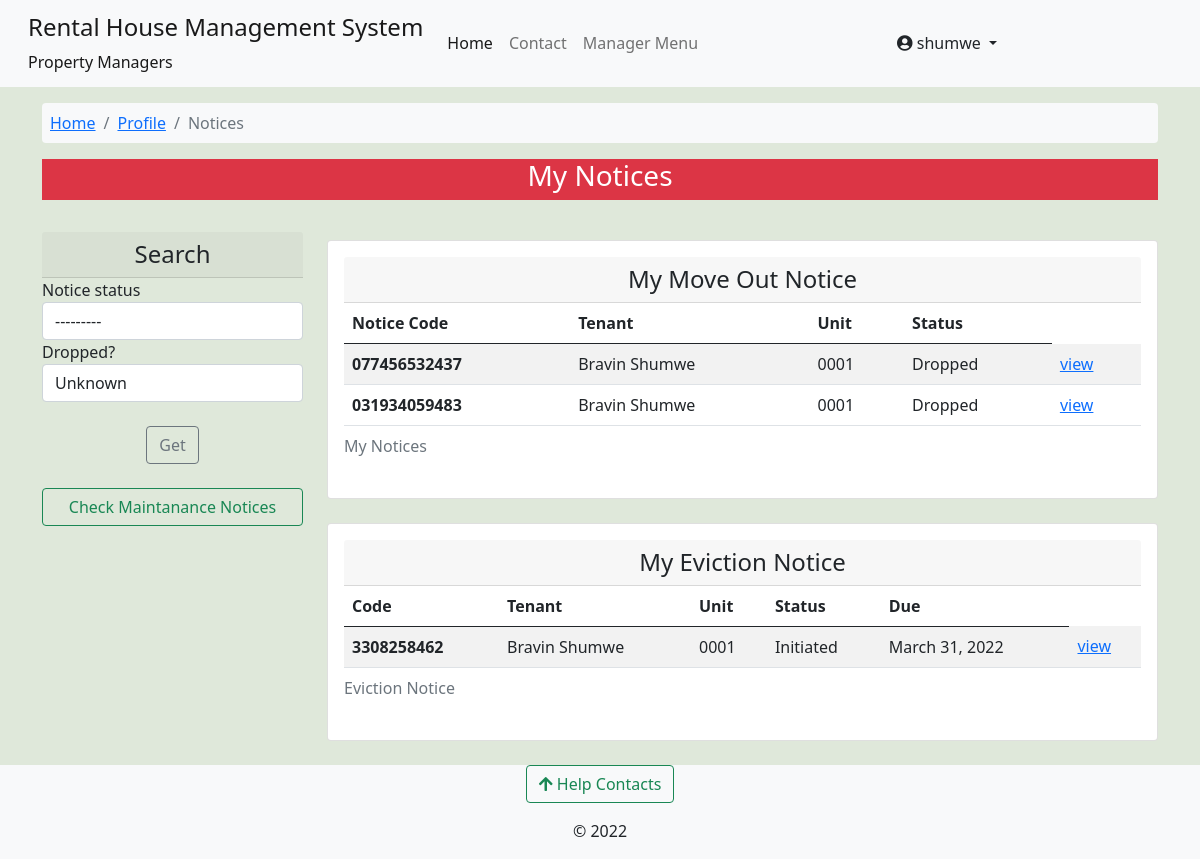
/core/my_move_out_notices/niagra-bumnsd-sd-djks/0001-niagra-bumnsd-sd-djks/shumwe/ (signed in), run on the app's committed database.
### accounts/models.py (models this page shows, shortened)
class User(AbstractUser):
    avatar = models.ImageField(upload_to=get_avatar_path, default='no-avatar.png')
    is_verified = models.BooleanField(default=False)
    is_tenant = models.BooleanField(default=False)
    is_manager = models.BooleanField(default=False)

class Tenants(models.Model):
    associated_account = models.OneToOneField(User, on_delete=models.CASCADE, verbose_name='tenant')
    full_name = models.CharField(max_length=100)
    id_number = models.CharField(max_length=10)
    id_front = models.ImageField(upload_to=get_user_docs_path, blank=True)
    id_back = models.ImageField(upload_to=get_user_docs_path, blank=True)
    active_phone_number = PhoneNumberField()
    policy_agreement = models.BooleanField(default=False)
    rented_unit = models.ForeignKey(RentalUnit, on_delete=models.CASCADE, related_name="tenants", null=True, blank=True)
    moved_in = models.BooleanField(default=False)
    move_in_date = models.DateTimeField(null=True, blank=True)
    created = models.DateTimeField(default=datetime.now)
    updated = models.DateTimeField(auto_now=True)
    class Meta:
        verbose_name_plural = 'Tenants'

### core/models.py (models this page shows, shortened)
class MoveOutNotice(models.Model):
    NOTICE_CHOICES = [
        ('received', 'Recieved'),
        ('dropped', 'Dropped'),
        ('confirmed', 'Confirmed'),
        ('checking', 'Checking'),
    ]
    code = models.CharField(max_length=15, blank=True, null=True)
    tenant = models.ForeignKey(Tenants, on_delete=models.DO_NOTHING)
    move_out_date = models.DateField()
    reason = models.TextField()
    notice_status = models.CharField(max_length=10, choices=NOTICE_CHOICES, default='received')
    drop = models.BooleanField(default=False, verbose_name='I would like to drop this notice')
    created = models.DateTimeField(default=datetime.datetime.now)
    updated = models.DateTimeField(auto_now=True)
    building = models.ForeignKey(Building, on_delete=models.CASCADE, blank=True, null=True)
    class Meta:
        verbose_name = "Tenant's To Move Out Notice"
        verbose_name_plural = verbose_name

class EvictionNotice(models.Model):
    NOTICE_STATUS_CHOICES = [
        ('initiated', 'Initiated'),
        ('evicted', 'Evicted'),
        ('dropped', 'Dropped'),
    ]
    notice_code = models.CharField(max_length=10, blank=True, null=True, unique=True)
    tenant = models.OneToOneField(Tenants, on_delete=models.DO_NOTHING)
    unit = models.ForeignKey(RentalUnit, on_delete=models.DO_NOTHING)
    notice_detail = models.TextField()
    eviction_due = models.DateTimeField()
    sent_by = models.ForeignKey(Managers, on_delete=models.DO_NOTHING)
    eviction_status = models.CharField(max_length=10, default='initiated', choices=NOTICE_STATUS_CHOICES)
    created = models.DateTimeField(default=datetime.datetime.now)
    updated = models.DateTimeField(auto_now=True)
    send_email = models.BooleanField(default=False)
    building = models.ForeignKey(Building,on_delete=models.CASCADE, null=True, blank=True)

### rental_property/models.py (models this page shows, shortened)
class RentalUnit(models.Model):
    MAINTANANCE_STATUS_CHOICES = [
        ('nm', 'Unchechecked Report'),
        ('ip', 'Initiating Inspection'),
        ('ir', 'Maintanance In Progress'),
        ('op', 'No Active Reports'),
        ('rm', 'Remove'),
    ]
    STATUS_CHOICES = [
        ('occupied', 'Currently Occupied'),
        ('ready', 'Ready To Move In'),
        ('hold', 'On Hold'),
        ('maintanance', 'Under Maintanance'),
    ]
    building = models.ForeignKey(Building, on_delete=models.CASCADE)
    unit_type = models.ForeignKey(UnitType, on_delete=models.CASCADE)
    added_by = models.ForeignKey(User, on_delete=models.CASCADE)
    unit_number = models.CharField(max_length=50)
    slug = models.SlugField(max_length=50, unique=True, blank=True, null=True, help_text='This field is autogenerated')
    bathrooms = models.PositiveIntegerField()
    bedrooms = models.PositiveIntegerField()
    dimension = models.CharField(max_length=50)
    kitchen = models.BooleanField(default=True)
    status = models.CharField(max_length=20, choices=STATUS_CHOICES,default='ready')
    maintanance_status = models.CharField(max_length=6, choices=MAINTANANCE_STATUS_CHOICES, default='op')
    total_occupants = models.PositiveIntegerField(help_text="Number of people in the unit", null=True, blank=True)
    water_available = models.BooleanField(default=True)
    rent_amount = models.DecimalField(decimal_places=2, max_digits=9, null=True, blank=True)
    electricity_available = models.BooleanField(default=True)
    added = models.DateTimeField(default=datetime.now)
    updated = models.DateTimeField(auto_now=True)
    class Meta:
        unique_together = ('building', 'unit_number')
        verbose_name_plural = 'Rental Houses'

### core/views.py (the view)
# urls.py: path('my_move_out_notices/<slug:building_slug>/<slug:unit_slug>/<slug:username>/', views.my_notices_, name='my_move_out_notices'),
@login_required
def my_notices_(request,building_slug,unit_slug,username):
    building = Building.objects.get(slug=building_slug)
    unit = RentalUnit.objects.get(building=building,slug=unit_slug)
    tenant = Tenants.objects.get(rented_unit=unit,associated_account__username=username)
    notices = MoveOutNotice.objects.filter(tenant=tenant)
    maintanance_notices = MaintananceNotice.objects.filter(building=building).order_by('-created')[:12]
    eviction_notices = EvictionNotice.objects.filter(tenant=tenant,unit=unit)
    notices_filter = MyNoticeFilter(request.GET, queryset=notices)
    context = {'building':building,'notices':notices_filter,'tenant':tenant,
               'eviction_notices':eviction_notices,'maintanance_notices':maintanance_notices}
    return render(request, 'core/my_notices.html', context)

### complaints/context_processors.py (called while the page is built)
def get_contacts(request):
    user = request.user
    if user.is_authenticated:
        if user.is_tenant:
            tenant = Tenants.objects.get(associated_account=user)
            building = Building.objects.get(id=tenant.rented_unit.building_id)
            contacts = HelpContacts.objects.filter(associated_building=building)
            return dict(contacts=contacts)
        elif user.is_manager:
            contacts = HelpContacts.objects.all()
            return dict(contacts=contacts)
        else:
            contacts = HelpContacts.objects.filter(make_publicly_available=True)
            return dict(contacts=contacts)
    else:
        contacts = HelpContacts.objects.filter(make_publicly_available=True)
        return dict(contacts=contacts)

### rental_property/context_processors.py (called while the page is built)
def my_managed_buildings(request):
    user_instance = request.user
    if user_instance.is_authenticated:
        manager_instance = Managers.objects.filter(associated_account=user_instance)[:1]
        managed_buildings = Building.objects.filter(manager=manager_instance)
        return dict(managed_buildings=managed_buildings)
    else:
        return {'False': False,}

### core/templates/core/my_notices.html (shortened to what this page needs)
{% extends 'base.html' %}
{% load crispy_forms_tags %}
{% load humanize %}
{% block content %}
<nav class="container mt-3">
  <ol class="breadcrumb bg-light p-2 rounded-2">
      <li class="breadcrumb-item "><a href="{% url 'operational-buildings' %}">Home</a></li>
      <li class="breadcrumb-item"><a href="{% url 'profile' %}"> Profile </a></li>
      <li class="breadcrumb-item active"> Notices </li>
  </ol>
</nav>
<section class="container">
    <div class="row justify-content-center">
      <div class="d-grid gap-2 mb-3 text-center">
        <span class="{% if eviction_notices %} btn-danger {% else %} btn-success {% endif %}" ><h3> My Notices </h3></span>
      </div>
        <div class="container">
            <div class="row">
              <div class="mt-3 col-sm-12 col-md-3 col-xl-3">
                <h4 class="text-center card-header"> Search </h4>
                <form method="get" class="p-0">
                  {{notices.form|crispy}}
                  <br>
                  <div class="form-group text-center">
                      <button class="btn btn-outline-secondary" type="submit">Get</button>
                  </div>
                  <br>
                </form>
                <div class="btn-group mb-3 d-flex" role="group">
                  <button type="button" class="btn btn-outline-success" data-bs-toggle="modal" data-bs-target="#maintananceBackrop">Check Maintanance Notices</button>
                </div>
              </div>
              <div class="mt-4 col-sm-12 col-md-9 col-xl-9">
                <div class="row">
                  <div class="col-12 col-sm-12">
                      <div class="card card-body" >
                        <h4 class="card-header text-center"> My Move Out Notice </h4>
                        <div class="table-responsive">
                        <table class="table table-striped table-hover">
                          <caption> My Notices </caption>
                            <thead>
                              <tr>
                                <th scope="col">Notice Code</th>
                                <th scope="col">Tenant</th>
                                <th scope="col"> Unit </th>
                                <th scope="col"> Status </th>
                              </tr>
                            </thead>
                            <tbody id='ourTable'>
                        {% for notice in notices.qs %}
                        <tr>
                            <th scope="col"> {{notice.code}}
                               </th>
                            <td> {{notice.tenant.associated_account.first_name}}  {{notice.tenant.associated_account.last_name}} </td>
                            <td> {{notice.tenant.rented_unit.unit_number}} </td>
                            <td> {{notice.get_notice_status_display}} </td>
                            <td> <a href="{% url 'core:view-moveout-notice' building.slug notice.tenant.rented_unit.slug notice.tenant.associated_account.username notice.code %}"> view </a>
                        {% endfor %}
                          </tbody>
                          </table>
                        </div>
                      </div>
                </div>
              </div>
              {% if eviction_notices %}
              <div class="col-md-12 col-xl-12 col-lg-12 col-sm-12 mt-4 mb-4">
                <div class="card card-body">
                  <h4 class="card-header text-center"> My Eviction Notice </h4>
                    <div class="table-responsive">
                  <table class="table table-striped table-hover">
                    <caption> Eviction Notice </caption>
                      <thead>
                        <tr>
                          <th scope="col">Code</th>
                          <th scope="col">Tenant</th>
                          <th scope="col"> Unit </th>
                          <th scope="col"> Status </th>
                          <th scope="col"> Due </th>
                        </tr>
                      </thead>
                      <tbody id='ourTable'>
                  {% for notice in eviction_notices %}
                  <tr>
                      <th scope="col" > {{notice.notice_code}} </th>
                      <td> {{notice.tenant.associated_account.first_name}}  {{notice.tenant.associated_account.last_name}} </td>
                      <td> {{notice.tenant.rented_unit.unit_number}} </td>
                      <td> {{notice.get_eviction_status_display}} </td>
                      <td> {{notice.eviction_due|naturalday}} </td>
                      <td> <a href="{% url 'core:eviction_view_pdf' building.slug notice.tenant.rented_unit.slug notice.tenant.associated_account.username notice.notice_code %}"> view </a>
                  {% endfor %}
                    </tbody>
                    </table>
                  </div>
                </div>
          </div>
        </div>
        {% endif %}
            </div>
          </div>
        </div>
      </section>
{% endblock %}

### templates/base.html (shortened to what this page needs)
{% load static %}
{% load i18n %}
<!doctype html>
<html lang="en">
  <head>
    <link href="https://cdn.jsdelivr.net/npm/bootstrap@5.0.2/dist/css/bootstrap.min.css" rel="stylesheet">
    <link type="text/css" href="{% static 'css/main.css' %}" rel="stylesheet">
    <link rel="stylesheet" href="https://cdnjs.cloudflare.com/ajax/libs/font-awesome/4.7.0/css/font-awesome.min.css">
    <link rel="stylesheet" href="https://pro.fontawesome.com/releases/v5.11.2/css/all.css">
  </head>
  <body class="d-flex flex-column min-vh-100" style="background-color: #dfe8da;">
    <nav class="navbar navbar-expand-lg navbar-light bg-light" aria-label="main-nav">
        <div class="container-fluid">
          <a class="navbar-brand align" href="#">
                <div class="d-flex">
                    <div class="ms-3 d-flex flex-column">
                        <div class="h4">Rental House Management System </div>
                        <div class="fs-6">Property Managers</div>
                    </div>
                </div>
            </a>
            <div class="collapse navbar-collapse" id="mynav">
                <ul class="navbar-nav mb-lg-0">
                    <li class="nav-item"> <a class="nav-link active" aria-current="page" href="{% url 'operational-buildings' %}">Home</a> </li>
                    <li class="nav-item"> <a class="nav-link" aria-current="page" href="{% url 'core:contact' %}">Contact</a> </li>
                    {% if user.is_manager %}
                    <li class="nav-item"> <a class="nav-link" data-bs-toggle="offcanvas" href="#hrmsCanvas" role="button" aria-controls="hrmsCanvas">Manager Menu</a> </li>
                    {% endif %}
                </ul>
                </div>
                {% if request.user.is_authenticated %}
                <div class="collapse navbar-collapse" id="mynav">
                  <div class="dropdown">
                    <a href="#" class="btn dropdown-toggle" type="button" id="dropdownMenuButton" data-bs-toggle="dropdown" aria-haspopup="true" aria-expanded="false">
                      <em class="fas fa-user-circle"></em> {{ request.user.username }}
                    </a>
                  </div>
                </div>
                {% endif %}
            </div>
    </nav>
    {% block content %}	{% endblock content%}
    <footer class="mt-auto bg-light">
      <div class="mb-3 text-center">
      <button class="btn btn-outline-success" type="button" data-bs-toggle="offcanvas" data-bs-target="#contactsOffcanvas" aria-controls="contactsOffcanvas"><em class="fas fa-arrow-upfas fa-arrow-up"></em> Help Contacts</button>
      </div>
      <div>
        <p class="text-center ">&copy; 2022</p>
  </footer>
  </body>
</html>

### staticfiles/css/main.css (style rules this page uses)
:root { --header-height: 3rem; --nav-width: 68px; --first-color-light: #AFA5D9; --white-color: #F7F6FB; --body-font: 'Nunito', sans-serif; --normal-font-size: 1rem; --z-fixed: 100 }

### data on the page
User: user.username "shumwe"
MoveOutNotice: code "077456532437", tenant.associated_account.first_name "Bravin", tenant.associated_account.last_name "Shumwe", tenant.rented_unit.unit_number "0001", notice_status "Dropped"
MoveOutNotice: code "031934059483", tenant.associated_account.first_name "Bravin", tenant.associated_account.last_name "Shumwe", tenant.rented_unit.unit_number "0001", notice_status "Dropped"
EvictionNotice: notice_code "3308258462", tenant.associated_account.first_name "Bravin", tenant.associated_account.last_name "Shumwe", tenant.rented_unit.unit_number "0001", eviction_status "Initiated", eviction_due "March 31, 2022"
